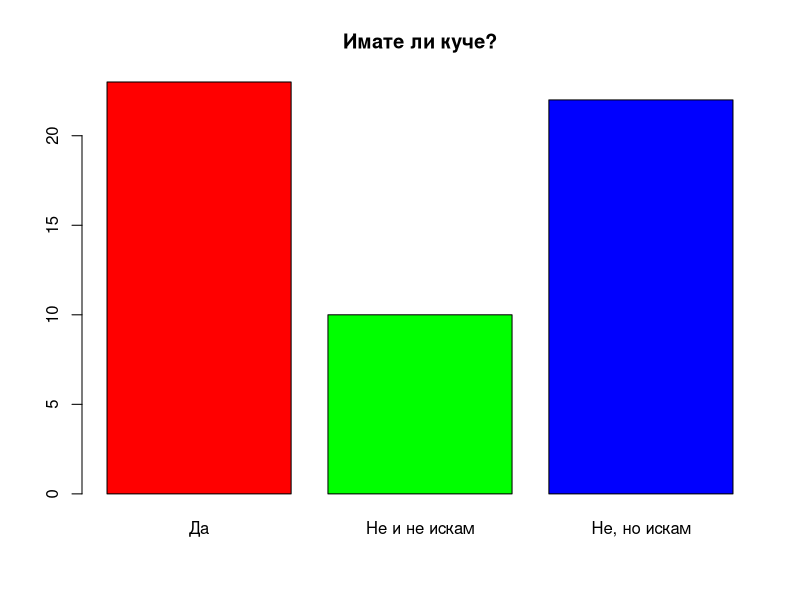
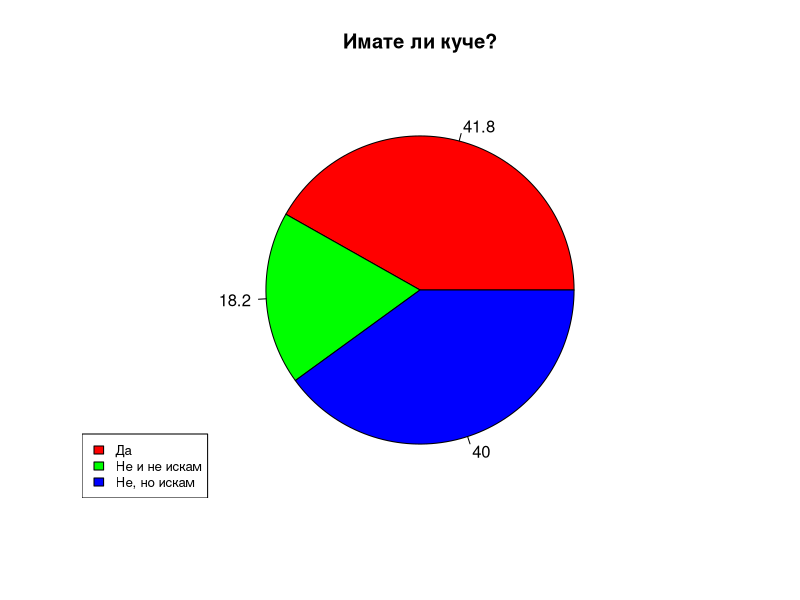
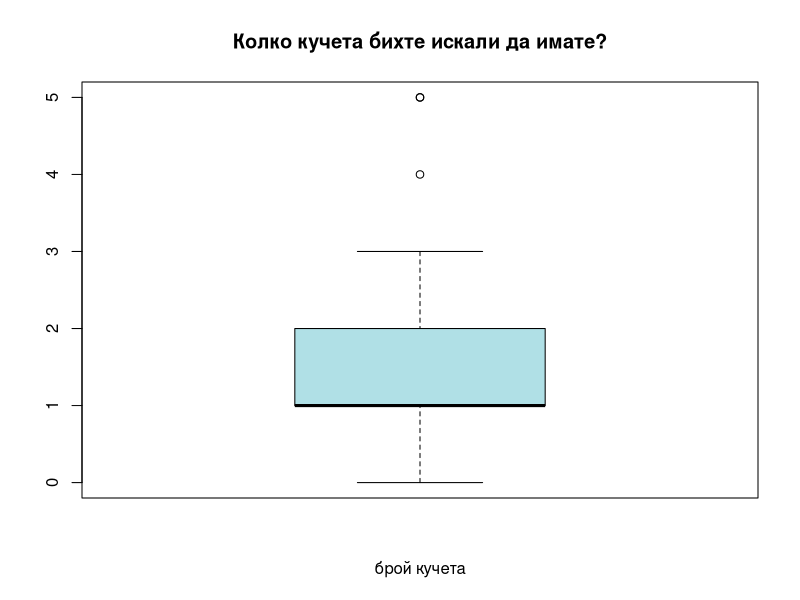
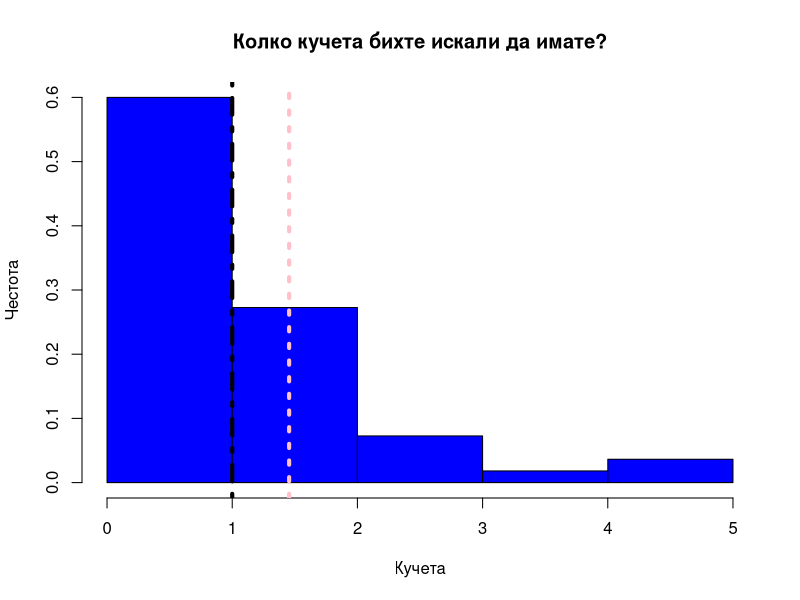
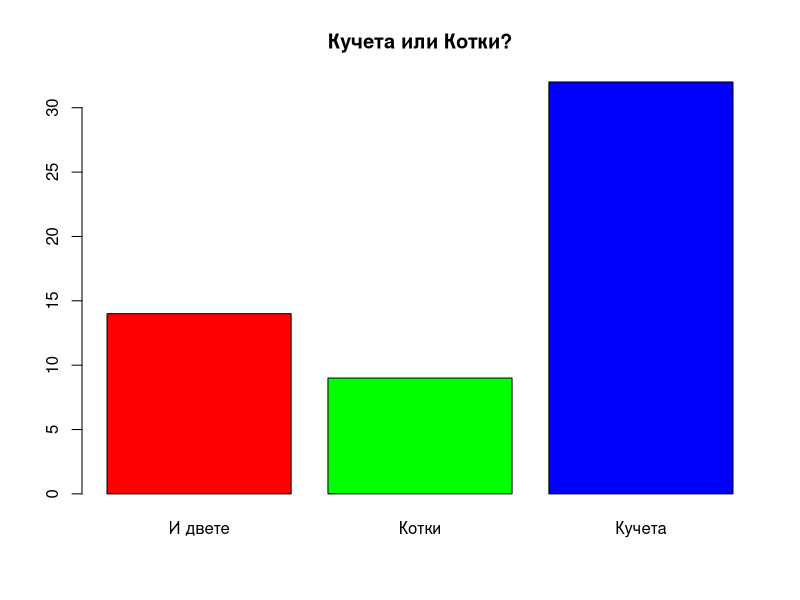
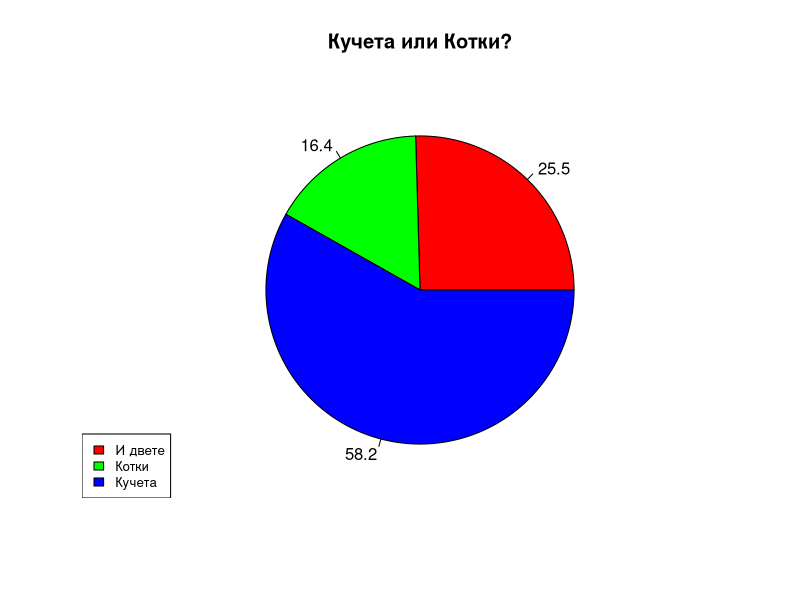
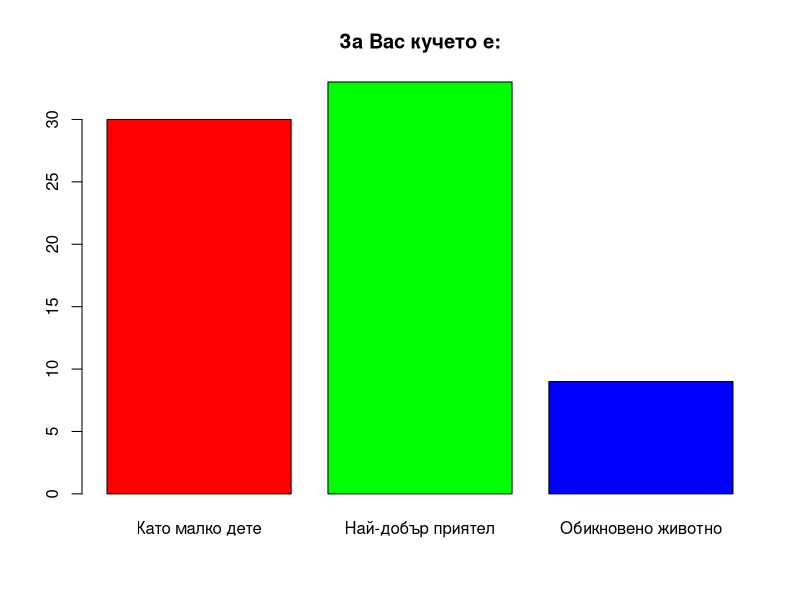
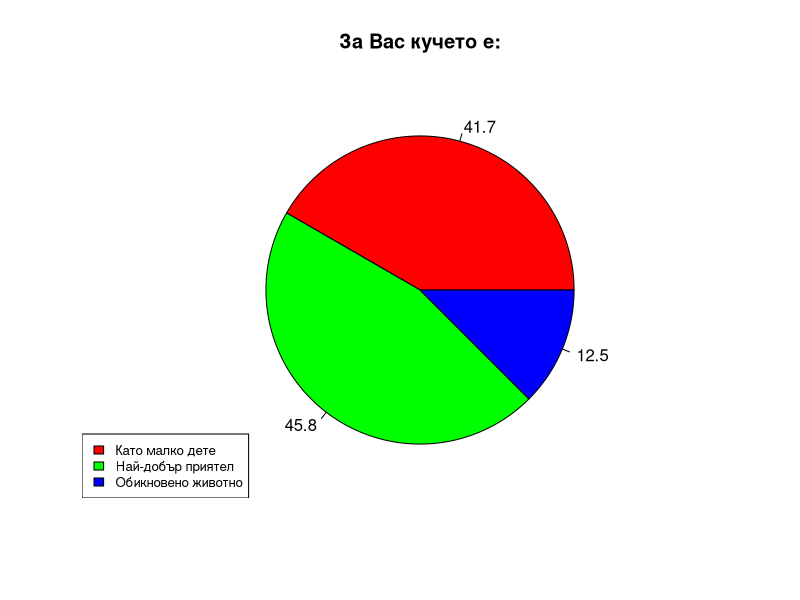

Source code (R) for these figures, in order:
#1
has_dog <- c("Не, но искам", 
             "Не, но искам", 
             "Не, но искам", 
             "Не, но искам", 
             "Не, но искам", 
             "Да", 
             "Не, но искам", 
             "Не и не искам", 
             "Да", 
             "Да", 
             "Не, но искам", 
             "Не и не искам", 
             "Не, но искам", 
             "Да", 
             "Не и не искам", 
             "Не, но искам", 
             "Да", 
             "Да", 
             "Да", 
             "Да", 
             "Не, но искам", 
             "Не, но искам", 
             "Не, но искам", 
             "Не, но искам", 
             "Да", 
             "Да", 
             "Да", 
             "Да", 
             "Да", 
             "Да", 
             "Не, но искам", 
             "Не, но искам", 
             "Не, но искам", 
             "Не и не искам", 
             "Да", 
             "Не и не искам", 
             "Не и не искам", 
             "Не, но искам", 
             "Не и не искам", 
             "Не, но искам", 
             "Не, но искам", 
             "Да", 
             "Не и не искам", 
             "Да", 
             "Да", 
             "Да", 
             "Не, но искам", 
             "Да", 
             "Да", 
             "Не и не искам", 
             "Да", 
             "Не, но искам", 
             "Не, но искам", 
             "Да", 
             "Не и не искам")
#честотата се вижда най-добре чрез таблици
table_has_dog <- table(has_dog)
table_has_dog

prop_table_has_dog <- prop.table(table_has_dog)
prop_table_has_dog
#графично честотното разпределение на категорийните променливи
barplot(height = table_has_dog, col = rainbow(3), main = "Имате ли куче?")

#процентно разпределение
piepercent_has_dog<- round(100*table_has_dog/sum(table_has_dog), 1)
pie(table_has_dog, labels = piepercent_has_dog, main = "Имате ли куче?", col = rainbow(length(table_has_dog)))
legend(x = "bottomleft", legend = c("Да", "Не и не искам", "Не, но искам"), cex = 0.8,
       fill = rainbow(length(table_has_dog)))

#2
dogs_count <- c(2,
                2,
                5,
                1,
                2,
                1,
                1,
                2,
                3,
                1,
                1,
                0,
                1,
                1,
                0,
                2,
                2,
                2,
                2,
                1,
                1,
                1,
                1,
                1,
                1,
                2,
                2,
                2,
                1,
                2,
                1,
                3,
                1,
                0,
                1,
                0,
                0,
                1,
                0,
                3,
                1,
                1,
                0,
                3,
                1,
                2,
                2,
                5,
                1,
                0,
                1,
                4,
                1,
                2,
                0)
boxplot(dogs_count, col = "powderblue", main = "Колко кучета бихте искали да имате?", xlab = "брой кучета") #outlier

modeFunction <- function(x) {
  res_table <- table(x)
  return(names(res_table)[res_table == max(res_table)])
}
modeFunction(dogs_count) #мода

medianFunction <- function(x) {
  x_sorted <- sort(x)
  nn <- length(x_sorted)
  
  if(nn %% 2 == 0) {
    return(mean(x_sorted[nn/2 + c(0, 1)]))
  } else {
    return(x_sorted[round(nn/2 + 0.25)])
  }
}
medianFunction(dogs_count) #медиана

summary(dogs_count) #квартили

var(dogs_count) #вариация(дисперсия)
sd(dogs_count) #sd (стандартно отклонение)

rangeFunction <- function(x) {
  max(x) - min(x)
}
rangeFunction(dogs_count) #range

IQR(dogs_count) #IQR

#хистограма за разпределението на непрекъснатите променливи
hist(dogs_count, main = "Колко кучета бихте искали да имате?", xlab = "Кучета", ylab = "Честота", col = "blue", prob = T)
abline(v = mean(dogs_count), lwd = 4, lty = 3, col = "pink")
abline(v = median(dogs_count), lwd = 4, lty = 4, col = "black")

#3
dogs_or_cats <- c("Кучета", 
                  "Кучета", 
                  "И двете", 
                  "И двете", 
                  "И двете", 
                  "Кучета", 
                  "Котки", 
                  "И двете", 
                  "И двете", 
                  "И двете", 
                  "Кучета", 
                  "И двете", 
                  "Кучета", 
                  "Кучета", 
                  "Котки", 
                  "Кучета", 
                  "Кучета", 
                  "И двете", 
                  "И двете", 
                  "Кучета", 
                  "Котки", 
                  "Кучета", 
                  "Кучета", 
                  "Кучета", 
                  "Кучета", 
                  "Кучета", 
                  "Кучета", 
                  "Кучета", 
                  "Кучета", 
                  "И двете", 
                  "Кучета", 
                  "Кучета", 
                  "И двете", 
                  "Котки", 
                  "Кучета", 
                  "Котки", 
                  "Кучета", 
                  "Котки", 
                  "Котки", 
                  "И двете", 
                  "Кучета", 
                  "Кучета", 
                  "Кучета", 
                  "Кучета", 
                  "Кучета", 
                  "Кучета", 
                  "Кучета", 
                  "Кучета", 
                  "Кучета", 
                  "Котки", 
                  "Кучета", 
                  "Кучета", 
                  "И двете", 
                  "И двете", 
                  "Котки")
#честотата се вижда най-добре чрез таблици
table_dogs_or_cats <- table(dogs_or_cats)
table_dogs_or_cats

prop_table_dogs_or_cats <- prop.table(table_dogs_or_cats)
prop_table_dogs_or_cats


barplot(height = table_dogs_or_cats, col = rainbow(3), main = "Кучета или Котки?")

piepercent_dogs_or_cats<- round(100*table_dogs_or_cats/sum(table_dogs_or_cats), 1)
pie(table_dogs_or_cats, labels = piepercent_dogs_or_cats, main = "Кучета или Котки?", col = rainbow(length(table_dogs_or_cats)))
legend(x = "bottomleft", legend = c("И двете", "Котки", "Кучета"), cex = 0.8,
       fill = rainbow(length(table_dogs_or_cats)))

#4
dog_is = c("Най-добър приятел", 
              "Най-добър приятел", 
              "Като малко дете", 
              "Най-добър приятел", "Като малко дете", 
              "Най-добър приятел", "Като малко дете", 
              "Най-добър приятел", 
              "Най-добър приятел", 
              "Най-добър приятел", 
              "Най-добър приятел", 
              "Най-добър приятел", 
              "Най-добър приятел", "Като малко дете", 
              "Обикновено животно", 
              "Като малко дете", 
              "Най-добър приятел", "Като малко дете", 
              "Като малко дете", 
              "Най-добър приятел", "Като малко дете", 
              "Най-добър приятел", "Като малко дете", 
              "Най-добър приятел", 
              "Като малко дете", 
              "Най-добър приятел", 
              "Най-добър приятел", 
              "Като малко дете", "Обикновено животно", 
              "Най-добър приятел", 
              "Най-добър приятел", 
              "Най-добър приятел", "Като малко дете", 
              "Най-добър приятел", "Като малко дете", 
              "Най-добър приятел", "Като малко дете", 
              "Най-добър приятел", "Като малко дете", 
              "Като малко дете", 
              "Най-добър приятел", 
              "Като малко дете", 
              "Най-добър приятел", "Като малко дете", 
              "Най-добър приятел", 
              "Като малко дете", 
              "Като малко дете", 
              "Обикновено животно", 
              "Обикновено животно", 
              "Най-добър приятел", "Като малко дете", 
              "Обикновено животно", 
              "Най-добър приятел", 
              "Като малко дете", 
              "Най-добър приятел", "Като малко дете", 
              "Като малко дете", 
              "Като малко дете", 
              "Като малко дете", 
              "Като малко дете", 
              "Най-добър приятел", 
              "Като малко дете", 
              "Най-добър приятел", "Като малко дете", 
              "Обикновено животно", 
              "Най-добър приятел", 
              "Обикновено животно", 
              "Най-добър приятел", "Обикновено животно", 
              "Най-добър приятел", "Като малко дете", 
              "Обикновено животно")
#честотата се вижда най-добре чрез таблици
table_dog_is <- table(dog_is)
table_dog_is

prop_table_dog_is <- prop.table(table_dog_is)
prop_table_dog_is

barplot(height = table_dog_is, col = rainbow(3), main = "За Вас кучето е:")

piepercent_dog_is<- round(100*table_dog_is/sum(table_dog_is), 1)
pie(table_dog_is, labels = piepercent_dog_is, main = "За Вас кучето е:", col = rainbow(length(table_dog_is)))
legend(x = "bottomleft", legend = c("Като малко дете", "Най-добър приятел", "Обикновено животно"), cex = 0.8,
       fill = rainbow(length(table_dog_is)))

#5
fav_dog_color <- c(rep("бял", 15), rep("златист", 16), rep("кафяв", 18), rep("сив", 10), rep("черен", 22), rep("шарен", 14))
#честотата се вижда най-добре чрез таблици
table_fav_dog_color <- table(fav_dog_color)
table_fav_dog_color

prop_table_fav_dog_color <- prop.table(table_fav_dog_color)
prop_table_fav_dog_color


barplot(height = table_fav_dog_color, col = rainbow(length(table_fav_dog_color)), main = "Любим цвят куче:")

piepercent_fav_dog_color<- round(100*table_fav_dog_color/sum(table_fav_dog_color), 1)
pie(table_fav_dog_color, labels = piepercent_fav_dog_color, main = "Любим цвят куче:", col = rainbow(length(table_fav_dog_color)))
legend(x = "bottomleft", legend = c("бял", "златист", "кафяв", "сив", "черен", "шарен"), cex = 0.8,
       fill = rainbow(length(table_fav_dog_color)))

#6
monthly_expenses <- c(1000,
                      100,
                      300,
                      700,
                      1000,
                      100,
                      200,
                      500,
                      300,
                      250,
                      0,
                      300,
                      500,
                      500,
                      300,
                      100,
                      100,
                      200,
                      400,
                      500,
                      700,
                      200,
                      500,
                      500,
                      200,
                      100,
                      100,
                      200,
                      100,
                      1000,
                      400,
                      1000,
                      500,
                      0,
                      300,
                      0,
                      0,
                      200,
                      0,
                      900,
                      900,
                      100,
                      100,
                      200,
                      100,
                      600,
                      900,
                      800,
                      100,
                      0,
                      700,
                      800,
                      400,
                      1000,
                      0)
boxplot(monthly_expenses, col = "purple", main = "Колко пари месечно бихте отделили/отделяте за кучето си?", xlab = "лв") #outlier

modeFunction <- function(x) {
  res_table <- table(x)
  return(names(res_table)[res_table == max(res_table)])
}
modeFunction(monthly_expenses) #мода

medianFunction <- function(x) {
  x_sorted <- sort(x)
  nn <- length(x_sorted)
  
  if(nn %% 2 == 0) {
    return(mean(x_sorted[nn/2 + c(0, 1)]))
  } else {
    return(x_sorted[round(nn/2 + 0.25)])
  }
}
medianFunction(monthly_expenses) #медиана

summary(monthly_expenses) #квартили

var(monthly_expenses)
sd(monthly_expenses) #sd

rangeFunction <- function(x) {
  max(x) - min(x)
}
rangeFunction(monthly_expenses) #range

IQR(monthly_expenses) #IQR

hist(monthly_expenses, main = "Колко пари месечно бихте отделили/отделяте за кучето си?", xlab = "лв", ylab = "Честота", col = "purple1", prob = T)

abline(v = mean(dogs_count), lwd = 4, lty = 3, col = "blue")
abline(v = median(dogs_count), lwd = 4, lty = 4, col = "black")
#7
most_suitable_place <- c("Къща", "Двор", 
                             "Двор", 
                             "Къща", 
                             "Къща", 
                             "Къща", "Двор", 
                             "Къща", 
                             "Двор", 
                             "Къща", 
                             "Къща", "Двор", 
                             "Апартамент", "Къща", 
                             "Къща", "Двор", 
                             "Къща", 
                             "Двор", 
                             "Къща", 
                             "Двор", 
                             "Двор", 
                             "Двор", 
                             "Двор", 
                             "Апартамент", "Къща", "Двор", 
                             "Къща", 
                             "Апартамент", "Къща", "Двор", 
                             "Къща", "Двор", 
                             "Двор", 
                             "Къща", 
                             "Двор", 
                             "Двор", 
                             "Апартамент", "Къща", 
                             "Къща", "Двор", 
                             "Двор", 
                             "Апартамент", "Къща", "Двор", 
                             "Къща", "Двор", 
                             "Апартамент", "Къща", "Двор", 
                             "Двор", 
                             "Двор", 
                             "Къща", 
                             "Двор", 
                             "Къща", 
                             "Къща", "Двор", 
                             "Двор", 
                             "Къща", 
                             "Къща", 
                             "Къща", "Двор", 
                             "Къща", "Двор", 
                             "Къща", 
                             "Апартамент", 
                             "Апартамент", "Къща", 
                             "Къща", 
                             "Апартамент", 
                             "Къща", "Двор", 
                             "Двор", 
                             "Къща", 
                             "Апартамент", 
                             "Къща", 
                             "Къща", 
                             "Двор")
#честотата се вижда най-добре чрез таблици
table_most_suitable_place <- table(most_suitable_place)
table_most_suitable_place

prop_table_most_suitable_place <- prop.table(table_most_suitable_place)
prop_table_most_suitable_place


barplot(height = table_most_suitable_place, col = rainbow(length(table_most_suitable_place)), main = "Кое е най-подходящото място за отглеждане на куче?")

piepercent_most_suitable_place<- round(100*table_fav_dog_color/sum(table_most_suitable_place), 1)
pie(table_most_suitable_place, labels = piepercent_most_suitable_place, main = "Кое е най-подходящото място за отглеждане на куче?", col = rainbow(length(table_most_suitable_place)))
legend(x = "bottomleft", legend = c("Апартамент", "Двор", "Къща"), cex = 0.8,
       fill = rainbow(length(table_most_suitable_place)))

#8
befriend_non_dog_lover <- c(rep("Зависи от човека", 30), rep("Да", 13), rep("Не", 12))
table_befriend_non_dog_lover <- table(befriend_non_dog_lover)
table_befriend_non_dog_lover


prop_table_befriend_non_dog_lover <- prop.table(table_befriend_non_dog_lover)
prop_table_befriend_non_dog_lover

barplot(height = table_befriend_non_dog_lover, col = rainbow(length(table_befriend_non_dog_lover)), main = "Бихте ли се сближили с човек, който не обича кучета?")

piepercent_befriend_non_dog_lover<- round(100*table_befriend_non_dog_lover/sum(table_befriend_non_dog_lover), 1)
pie(table_befriend_non_dog_lover, labels = piepercent_befriend_non_dog_lover, main = "Бихте ли се сближили с човек, който не обича кучета?", col = rainbow(length(table_befriend_non_dog_lover)))
legend(x = "bottomleft", legend = c("Да", "Зависи от човека", "Не"), cex = 0.8,
       fill = rainbow(length(table_befriend_non_dog_lover)))

#9
has_had_dog <- c(rep("Да", 35), rep("Не", 20))
table_has_had_dog <- table(has_had_dog)
table_has_had_dog

prop_table_has_had_dog <- prop.table(table_has_had_dog)
prop_table_has_had_dog

barplot(height = table_has_had_dog, col = rainbow(length(table_has_had_dog)), main = "Имали ли сте куче до сега?	")

piepercent_has_had_dog<- round(100*table_has_had_dog/sum(table_has_had_dog), 1)
pie(table_has_had_dog, labels = piepercent_has_had_dog, main = "Имали ли сте куче до сега?	", col = rainbow(length(table_has_had_dog)))
legend(x = "bottomleft", legend = c("Да", "Не"), cex = 0.8,
       fill = rainbow(length(table_has_had_dog)))



#-----------------------------------------------------------

#обединяване
dogs_data <- data.frame(has_dog, dogs_count, dogs_or_cats, monthly_expenses, 
                        befriend_non_dog_lover, has_had_dog)

#категорийна числова
dogs_count_vs_has_had_dog <- boxplot(dogs_data$dogs_count  ~ dogs_data$has_had_dog)
said_yes <- dogs_data$dogs_count[dogs_data$has_had_dog == 'Да']
said_no <- dogs_data$dogs_count[dogs_data$has_had_dog == 'Не']

shapiro.test(said_yes) 
shapiro.test(said_no)

wilcox.test(dogs_count ~ has_had_dog, data = dogs_data, conf.int = TRUE, exact = FALSE)

#числова числова
plot(dogs_data$dogs_count, dogs_data$monthly_expenses)
rho <- round(cor(dogs_data$dogs_count, dogs_data$monthly_expenses), 3)
rho # 0.495 < 0.5 => Слаба корелация на между x и y

plot(dogs_data$dogs_count, dogs_data$monthly_expenses, main = paste("rho:", rho))
abline(a = 4, b = 3, col = "red", lwd = 2)
par(mfrow = c(1, 1))

DF <- data.frame(dogs_count, monthly_expenses)
model2 <- lm(monthly_expenses ~ dogs_count, data = DF)
model2

summary(model2)
#p-value: 0.0001211 < 0.05 => H1
#Multiple R-squared:  0.2452,	Adjusted R-squared:  0.231 => слаб модел
model2.predictions <- predict(object = model2, newdata = DF)
model2.predictions.alt <- model2$coefficients[1] + model2$coefficients[2]*DF$x1  #   Алтернативен начин
all(model2.predictions == model2.predictions.alt)

plot(model2.predictions, DF$monthly_expenses)
abline(a = 0, b = 1, col = "red", lwd = 2)

res <- residuals(object = model2)
res.alt <- DF$monthly_expenses - model2.predictions
all(round(res, 10) == round(res.alt, 10))

summary(model2)$r.squared
1 - var(res)/var(DF$monthly_expenses)










